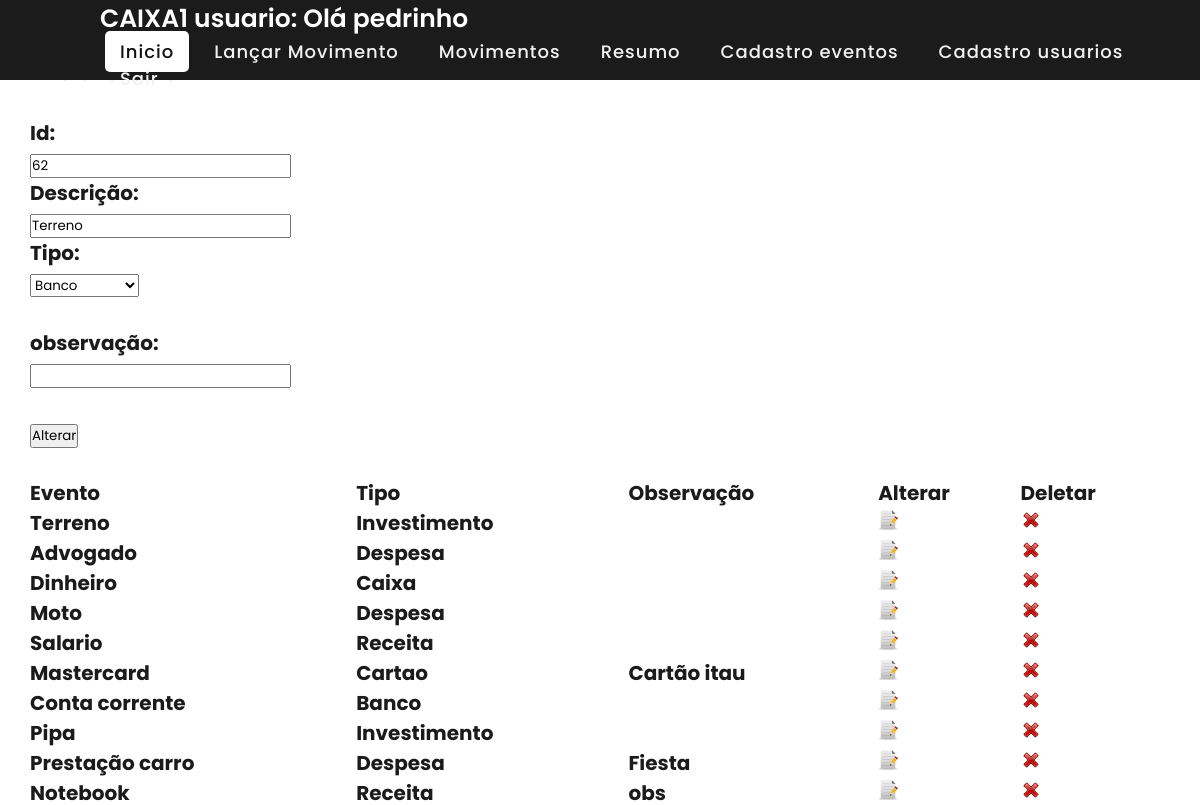
Screenshot of /front/cadastro_evento_alterar.php?update_id=62 (signed in) with the database file from the repository.
### tables this page shows
CREATE TABLE `evento` (
  `evento_id` int(11) NOT NULL,
  `evento_nome` varchar(50) NOT NULL,
  `evento_tipo` varchar(20) NOT NULL,
  `observacao` varchar(50) NOT NULL
);

### front/cadastro_evento_alterar.php (the view, shortened to what this page needs)
<!DOCTYPE html>
<html lang="en" dir="ltr">
  <head>
    <link rel="stylesheet" href="../css/style.css">
  </head>
  <body>
  <nav>
      <div class="logo">CAIXA1 usuario: <?php echo 'Olá ' .$_SESSION['usuario'];?> </div>
      <ul>
        <li><a class="active" href="pag_inicial2.php">Inicio</a></li>
        <li><a href="movimentos_lancar.php">Lançar Movimento</a></li>
        <li><a href="movimentos_list.php">Movimentos</a></li>
        <li><a href="movimentos_list.php">Resumo</a></li>
        <li><a href="cadastrar_evento.php">Cadastro eventos</a></li>
        <li><a href="cadastrar_usuario.php">Cadastro usuarios</a></li>
        <li><a href="index.php">Sair</a></li>
      </ul>
    </nav>
    <div class="content">
      <div>
          <br>
          <br>
        <p>Alterar evento</p>
        <p>&nbsp;</p>
       <?php
       include("../conexao.php");
        $id = $_GET["update_id"];
        $Show = mysqli_query($conexao, "SELECT * FROM `evento` WHERE evento_id=$id;");
         while($r = mysqli_fetch_array($Show)):?>
        <form name="form1" method="GET" onsubmit="return valida()" action="cadastro_evento_alterar_executar.php">
                    <p>Id:</p>
          <p>
  <input type="text" inputmode="decimal" name="evento_id" id="evento_id" value="<?php echo $r['evento_id']; ?>">
          </p>
          <p>Descrição:</p>
          <p>
  <input type="text" inputmode="" name="evento" id="evento" value="<?php echo $r['evento_nome']; ?>">
          </p>
          <p>Tipo:</p>
          <p>
            <select name="tipo" id="tipo">
              <option>Banco</option>
            </select>
          </p>
          <BR>
          <p>observação:</p>
          <p>
  <input type="text" name="observacao" id="observacao" value="<?php echo $r['observacao']; ?>">
          </p>
           <?php endwhile;?>
          <p>&nbsp;</p>
          <p>
            <input type="submit" value="Alterar"/>
          </p>
        </form>
        <p>&nbsp;</p>
        <table id="example" class="table table-striped table-bordered" width="100%" cellspacing="0">
 <thead>
  <tr>
   <th>Evento</th>
   <th>Tipo</th>
   <th>Observação</th>
   <th>Alterar</th>
   <th>Deletar</th>
  </tr>
 </thead>
 <tbody>
  <?php
$Show = mysqli_query($conexao, "SELECT * FROM evento");
while($r = mysqli_fetch_array($Show)): ?>
    <tr>
     <td><?php echo $r['evento_nome']; ?></td>
     <td><?php echo $r['evento_tipo']; ?></td>
     <td><?php echo $r['observacao']; ?></td>
     <td><p><a href="cadastro_evento_alterar.php?update_id=<?php echo $r['evento_id']; ?>" class="btn btn-warning">
       <img src="../icons/add.png" width="20" height="20" /></a></p></td>
     <td><a href="cadastro_evento_delete.php?delete_id=<?php echo $r['evento_id']; ?>" class="btn btn-danger">
      <img src="../icons/delete.png" width="20" height="20" /></a></td>
    </tr>
    <?php endwhile; ?>
 </tbody>
 </table>
      </div>
    </div>
  </body>
</html>

### style.css (style rules this page uses)
* { margin: 0; padding: 0; box-sizing: border-box; font-family: 'Poppins', sans-serif; }
nav { display: flex; height: 80px; width: 100%; background: #1b1b1b; align-items: center; justify-content: space-between; padding: 0 50px 0 100px; flex-wrap: wrap; }
nav .logo { color: #fff; font-size: 25px; font-weight: 600; }
nav ul { display: flex; flex-wrap: wrap; list-style: none; }
nav ul li { margin: 0 5px; }
nav ul li a { color: #f2f2f2; text-decoration: none; font-size: 18px; font-weight: 500; padding: 8px 15px; border-radius: 5px; letter-spacing: 1px; transition: all 0.3s ease; }
nav ul li a.active, nav ul li a:hover { color: #111; background: #fff; }
.content { position: absolute; top: 50%; left: 50%; transform: translate(-50%, -50%); text-align:left; z-index: -1; width: 100%; padding: 0 30px; color: #1b1b1b; }
.content div { font-size: 20px; font-weight: 700; }

### rows the page displays
evento: evento_id "62", evento "Terreno", evento_nome "Terreno", evento_tipo "Investimento"
evento: evento_nome "Advogado", evento_tipo "Despesa"
evento: evento_nome "Dinheiro", evento_tipo "Caixa"
evento: evento_nome "Moto", evento_tipo "Despesa"
evento: evento_nome "Salario", evento_tipo "Receita"
evento: evento_nome "Mastercard", evento_tipo "Cartao", observacao "Cartão itau"
evento: evento_nome "Conta corrente", evento_tipo "Banco"
evento: evento_nome "Pipa", evento_tipo "Investimento"
evento: evento_nome "Prestação carro", evento_tipo "Despesa", observacao "Fiesta"
evento: evento_nome "Notebook", evento_tipo "Receita", observacao "obs"

### other values shown
$_SESSION['usuario'] "pedrinho"
